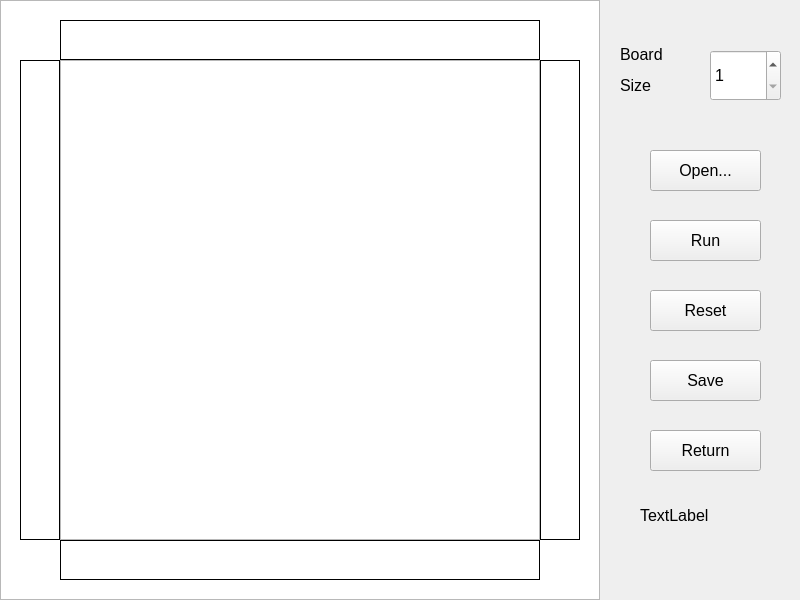
<?xml version="1.0" encoding="UTF-8"?>
<ui version="4.0">
 <class>Piramidy</class>
 <widget class="QMainWindow" name="Piramidy">
  <property name="geometry">
   <rect>
    <x>0</x>
    <y>0</y>
    <width>800</width>
    <height>600</height>
   </rect>
  </property>
  <property name="sizePolicy">
   <sizepolicy hsizetype="Fixed" vsizetype="Fixed">
    <horstretch>0</horstretch>
    <verstretch>0</verstretch>
   </sizepolicy>
  </property>
  <property name="minimumSize">
   <size>
    <width>800</width>
    <height>600</height>
   </size>
  </property>
  <property name="maximumSize">
   <size>
    <width>800</width>
    <height>600</height>
   </size>
  </property>
  <property name="font">
   <font>
    <pointsize>12</pointsize>
    <weight>50</weight>
    <bold>false</bold>
   </font>
  </property>
  <property name="windowTitle">
   <string>MainWindow</string>
  </property>
  <property name="autoFillBackground">
   <bool>false</bool>
  </property>
  <property name="iconSize">
   <size>
    <width>30</width>
    <height>30</height>
   </size>
  </property>
  <widget class="QWidget" name="centralwidget">
   <property name="minimumSize">
    <size>
     <width>800</width>
     <height>600</height>
    </size>
   </property>
   <property name="maximumSize">
    <size>
     <width>800</width>
     <height>600</height>
    </size>
   </property>
   <widget class="QStackedWidget" name="mainStack">
    <property name="geometry">
     <rect>
      <x>0</x>
      <y>0</y>
      <width>800</width>
      <height>600</height>
     </rect>
    </property>
    <property name="minimumSize">
     <size>
      <width>800</width>
      <height>600</height>
     </size>
    </property>
    <property name="maximumSize">
     <size>
      <width>800</width>
      <height>600</height>
     </size>
    </property>
    <property name="currentIndex">
     <number>1</number>
    </property>
    <widget class="QWidget" name="home">
     <property name="minimumSize">
      <size>
       <width>800</width>
       <height>600</height>
      </size>
     </property>
     <property name="maximumSize">
      <size>
       <width>800</width>
       <height>600</height>
      </size>
     </property>
     <widget class="QPushButton" name="exit_btn">
      <property name="geometry">
       <rect>
        <x>325</x>
        <y>475</y>
        <width>150</width>
        <height>50</height>
       </rect>
      </property>
      <property name="text">
       <string>Exit</string>
      </property>
     </widget>
     <widget class="QPushButton" name="about_btn">
      <property name="geometry">
       <rect>
        <x>325</x>
        <y>395</y>
        <width>150</width>
        <height>50</height>
       </rect>
      </property>
      <property name="text">
       <string>About</string>
      </property>
     </widget>
     <widget class="QPushButton" name="start_btn">
      <property name="geometry">
       <rect>
        <x>325</x>
        <y>235</y>
        <width>150</width>
        <height>50</height>
       </rect>
      </property>
      <property name="text">
       <string>Start</string>
      </property>
     </widget>
     <widget class="QLabel" name="prog_name">
      <property name="geometry">
       <rect>
        <x>80</x>
        <y>75</y>
        <width>641</width>
        <height>120</height>
       </rect>
      </property>
      <property name="font">
       <font>
        <pointsize>30</pointsize>
        <weight>75</weight>
        <bold>true</bold>
       </font>
      </property>
      <property name="text">
       <string>Where to put those pyramids?</string>
      </property>
      <property name="alignment">
       <set>Qt::AlignCenter</set>
      </property>
     </widget>
     <widget class="QPushButton" name="help_btn">
      <property name="geometry">
       <rect>
        <x>325</x>
        <y>315</y>
        <width>150</width>
        <height>50</height>
       </rect>
      </property>
      <property name="text">
       <string>Help</string>
      </property>
     </widget>
    </widget>
    <widget class="QWidget" name="solve">
     <widget class="QTableView" name="tableView">
      <property name="geometry">
       <rect>
        <x>0</x>
        <y>0</y>
        <width>600</width>
        <height>600</height>
       </rect>
      </property>
     </widget>
     <widget class="QTableWidget" name="ansTable">
      <property name="geometry">
       <rect>
        <x>60</x>
        <y>60</y>
        <width>480</width>
        <height>480</height>
       </rect>
      </property>
      <property name="focusPolicy">
       <enum>Qt::NoFocus</enum>
      </property>
      <property name="frameShape">
       <enum>QFrame::StyledPanel</enum>
      </property>
      <property name="frameShadow">
       <enum>QFrame::Plain</enum>
      </property>
      <property name="lineWidth">
       <number>2</number>
      </property>
      <property name="verticalScrollBarPolicy">
       <enum>Qt::ScrollBarAlwaysOff</enum>
      </property>
      <property name="horizontalScrollBarPolicy">
       <enum>Qt::ScrollBarAlwaysOff</enum>
      </property>
      <property name="sizeAdjustPolicy">
       <enum>QAbstractScrollArea::AdjustToContents</enum>
      </property>
      <property name="editTriggers">
       <set>QAbstractItemView::NoEditTriggers</set>
      </property>
      <property name="rowCount">
       <number>1</number>
      </property>
      <property name="columnCount">
       <number>1</number>
      </property>
      <attribute name="horizontalHeaderVisible">
       <bool>false</bool>
      </attribute>
      <attribute name="horizontalHeaderCascadingSectionResizes">
       <bool>false</bool>
      </attribute>
      <attribute name="horizontalHeaderMinimumSectionSize">
       <number>0</number>
      </attribute>
      <attribute name="horizontalHeaderDefaultSectionSize">
       <number>480</number>
      </attribute>
      <attribute name="horizontalHeaderShowSortIndicator" stdset="0">
       <bool>false</bool>
      </attribute>
      <attribute name="horizontalHeaderStretchLastSection">
       <bool>false</bool>
      </attribute>
      <attribute name="verticalHeaderVisible">
       <bool>false</bool>
      </attribute>
      <attribute name="verticalHeaderMinimumSectionSize">
       <number>0</number>
      </attribute>
      <attribute name="verticalHeaderDefaultSectionSize">
       <number>480</number>
      </attribute>
      <attribute name="verticalHeaderStretchLastSection">
       <bool>false</bool>
      </attribute>
      <row/>
      <column/>
     </widget>
     <widget class="QTableWidget" name="hintRight">
      <property name="geometry">
       <rect>
        <x>20</x>
        <y>60</y>
        <width>40</width>
        <height>480</height>
       </rect>
      </property>
      <property name="focusPolicy">
       <enum>Qt::ClickFocus</enum>
      </property>
      <property name="inputMethodHints">
       <set>Qt::ImhDigitsOnly|Qt::ImhFormattedNumbersOnly|Qt::ImhPreferNumbers</set>
      </property>
      <property name="frameShape">
       <enum>QFrame::Box</enum>
      </property>
      <property name="frameShadow">
       <enum>QFrame::Plain</enum>
      </property>
      <property name="lineWidth">
       <number>1</number>
      </property>
      <property name="verticalScrollBarPolicy">
       <enum>Qt::ScrollBarAlwaysOff</enum>
      </property>
      <property name="horizontalScrollBarPolicy">
       <enum>Qt::ScrollBarAlwaysOff</enum>
      </property>
      <property name="sizeAdjustPolicy">
       <enum>QAbstractScrollArea::AdjustToContentsOnFirstShow</enum>
      </property>
      <property name="autoScroll">
       <bool>false</bool>
      </property>
      <property name="editTriggers">
       <set>QAbstractItemView::AnyKeyPressed|QAbstractItemView::DoubleClicked|QAbstractItemView::EditKeyPressed|QAbstractItemView::SelectedClicked</set>
      </property>
      <property name="textElideMode">
       <enum>Qt::ElideMiddle</enum>
      </property>
      <property name="rowCount">
       <number>1</number>
      </property>
      <property name="columnCount">
       <number>1</number>
      </property>
      <attribute name="horizontalHeaderVisible">
       <bool>false</bool>
      </attribute>
      <attribute name="horizontalHeaderMinimumSectionSize">
       <number>40</number>
      </attribute>
      <attribute name="horizontalHeaderDefaultSectionSize">
       <number>40</number>
      </attribute>
      <attribute name="horizontalHeaderStretchLastSection">
       <bool>false</bool>
      </attribute>
      <attribute name="verticalHeaderVisible">
       <bool>false</bool>
      </attribute>
      <attribute name="verticalHeaderMinimumSectionSize">
       <number>0</number>
      </attribute>
      <attribute name="verticalHeaderDefaultSectionSize">
       <number>480</number>
      </attribute>
      <attribute name="verticalHeaderStretchLastSection">
       <bool>false</bool>
      </attribute>
      <row/>
      <column/>
      <item row="0" column="0">
       <property name="textAlignment">
        <set>AlignCenter</set>
       </property>
      </item>
     </widget>
     <widget class="QTableWidget" name="hintTop">
      <property name="geometry">
       <rect>
        <x>60</x>
        <y>20</y>
        <width>480</width>
        <height>40</height>
       </rect>
      </property>
      <property name="focusPolicy">
       <enum>Qt::ClickFocus</enum>
      </property>
      <property name="acceptDrops">
       <bool>false</bool>
      </property>
      <property name="frameShape">
       <enum>QFrame::Box</enum>
      </property>
      <property name="frameShadow">
       <enum>QFrame::Plain</enum>
      </property>
      <property name="lineWidth">
       <number>1</number>
      </property>
      <property name="verticalScrollBarPolicy">
       <enum>Qt::ScrollBarAlwaysOff</enum>
      </property>
      <property name="horizontalScrollBarPolicy">
       <enum>Qt::ScrollBarAlwaysOff</enum>
      </property>
      <property name="sizeAdjustPolicy">
       <enum>QAbstractScrollArea::AdjustToContentsOnFirstShow</enum>
      </property>
      <property name="autoScroll">
       <bool>false</bool>
      </property>
      <property name="autoScrollMargin">
       <number>0</number>
      </property>
      <property name="editTriggers">
       <set>QAbstractItemView::AnyKeyPressed|QAbstractItemView::DoubleClicked|QAbstractItemView::EditKeyPressed|QAbstractItemView::SelectedClicked</set>
      </property>
      <property name="rowCount">
       <number>1</number>
      </property>
      <property name="columnCount">
       <number>1</number>
      </property>
      <attribute name="horizontalHeaderVisible">
       <bool>false</bool>
      </attribute>
      <attribute name="horizontalHeaderMinimumSectionSize">
       <number>0</number>
      </attribute>
      <attribute name="horizontalHeaderDefaultSectionSize">
       <number>480</number>
      </attribute>
      <attribute name="horizontalHeaderStretchLastSection">
       <bool>false</bool>
      </attribute>
      <attribute name="verticalHeaderVisible">
       <bool>false</bool>
      </attribute>
      <attribute name="verticalHeaderMinimumSectionSize">
       <number>40</number>
      </attribute>
      <attribute name="verticalHeaderDefaultSectionSize">
       <number>40</number>
      </attribute>
      <attribute name="verticalHeaderStretchLastSection">
       <bool>false</bool>
      </attribute>
      <row/>
      <column/>
      <item row="0" column="0">
       <property name="textAlignment">
        <set>AlignCenter</set>
       </property>
      </item>
     </widget>
     <widget class="QTableWidget" name="hintBot">
      <property name="geometry">
       <rect>
        <x>60</x>
        <y>540</y>
        <width>480</width>
        <height>40</height>
       </rect>
      </property>
      <property name="focusPolicy">
       <enum>Qt::ClickFocus</enum>
      </property>
      <property name="frameShape">
       <enum>QFrame::Box</enum>
      </property>
      <property name="frameShadow">
       <enum>QFrame::Plain</enum>
      </property>
      <property name="lineWidth">
       <number>1</number>
      </property>
      <property name="verticalScrollBarPolicy">
       <enum>Qt::ScrollBarAlwaysOff</enum>
      </property>
      <property name="horizontalScrollBarPolicy">
       <enum>Qt::ScrollBarAlwaysOff</enum>
      </property>
      <property name="sizeAdjustPolicy">
       <enum>QAbstractScrollArea::AdjustToContentsOnFirstShow</enum>
      </property>
      <property name="editTriggers">
       <set>QAbstractItemView::AnyKeyPressed|QAbstractItemView::DoubleClicked|QAbstractItemView::EditKeyPressed|QAbstractItemView::SelectedClicked</set>
      </property>
      <property name="rowCount">
       <number>1</number>
      </property>
      <property name="columnCount">
       <number>1</number>
      </property>
      <attribute name="horizontalHeaderVisible">
       <bool>false</bool>
      </attribute>
      <attribute name="horizontalHeaderMinimumSectionSize">
       <number>0</number>
      </attribute>
      <attribute name="horizontalHeaderDefaultSectionSize">
       <number>480</number>
      </attribute>
      <attribute name="horizontalHeaderStretchLastSection">
       <bool>false</bool>
      </attribute>
      <attribute name="verticalHeaderVisible">
       <bool>false</bool>
      </attribute>
      <attribute name="verticalHeaderMinimumSectionSize">
       <number>40</number>
      </attribute>
      <attribute name="verticalHeaderDefaultSectionSize">
       <number>40</number>
      </attribute>
      <attribute name="verticalHeaderStretchLastSection">
       <bool>false</bool>
      </attribute>
      <row/>
      <column/>
      <item row="0" column="0">
       <property name="textAlignment">
        <set>AlignCenter</set>
       </property>
      </item>
     </widget>
     <widget class="QTableWidget" name="hintLeft">
      <property name="geometry">
       <rect>
        <x>540</x>
        <y>60</y>
        <width>40</width>
        <height>480</height>
       </rect>
      </property>
      <property name="focusPolicy">
       <enum>Qt::ClickFocus</enum>
      </property>
      <property name="frameShape">
       <enum>QFrame::Box</enum>
      </property>
      <property name="frameShadow">
       <enum>QFrame::Plain</enum>
      </property>
      <property name="lineWidth">
       <number>1</number>
      </property>
      <property name="verticalScrollBarPolicy">
       <enum>Qt::ScrollBarAlwaysOff</enum>
      </property>
      <property name="horizontalScrollBarPolicy">
       <enum>Qt::ScrollBarAlwaysOff</enum>
      </property>
      <property name="sizeAdjustPolicy">
       <enum>QAbstractScrollArea::AdjustToContentsOnFirstShow</enum>
      </property>
      <property name="autoScroll">
       <bool>false</bool>
      </property>
      <property name="editTriggers">
       <set>QAbstractItemView::AnyKeyPressed|QAbstractItemView::DoubleClicked|QAbstractItemView::EditKeyPressed|QAbstractItemView::SelectedClicked</set>
      </property>
      <property name="rowCount">
       <number>1</number>
      </property>
      <property name="columnCount">
       <number>1</number>
      </property>
      <attribute name="horizontalHeaderVisible">
       <bool>false</bool>
      </attribute>
      <attribute name="horizontalHeaderMinimumSectionSize">
       <number>40</number>
      </attribute>
      <attribute name="horizontalHeaderDefaultSectionSize">
       <number>40</number>
      </attribute>
      <attribute name="horizontalHeaderStretchLastSection">
       <bool>false</bool>
      </attribute>
      <attribute name="verticalHeaderVisible">
       <bool>false</bool>
      </attribute>
      <attribute name="verticalHeaderMinimumSectionSize">
       <number>0</number>
      </attribute>
      <attribute name="verticalHeaderDefaultSectionSize">
       <number>480</number>
      </attribute>
      <attribute name="verticalHeaderStretchLastSection">
       <bool>false</bool>
      </attribute>
      <row/>
      <column/>
      <item row="0" column="0">
       <property name="textAlignment">
        <set>AlignCenter</set>
       </property>
      </item>
     </widget>
     <widget class="QSpinBox" name="sizeBoard">
      <property name="geometry">
       <rect>
        <x>710</x>
        <y>50</y>
        <width>71</width>
        <height>51</height>
       </rect>
      </property>
      <property name="minimum">
       <number>1</number>
      </property>
      <property name="maximum">
       <number>20</number>
      </property>
     </widget>
     <widget class="QPushButton" name="reset_btn">
      <property name="geometry">
       <rect>
        <x>650</x>
        <y>290</y>
        <width>111</width>
        <height>41</height>
       </rect>
      </property>
      <property name="text">
       <string>Reset</string>
      </property>
     </widget>
     <widget class="QPushButton" name="run_btn">
      <property name="geometry">
       <rect>
        <x>650</x>
        <y>220</y>
        <width>111</width>
        <height>41</height>
       </rect>
      </property>
      <property name="text">
       <string>Run</string>
      </property>
     </widget>
     <widget class="QPushButton" name="returnS_btn">
      <property name="geometry">
       <rect>
        <x>650</x>
        <y>430</y>
        <width>111</width>
        <height>41</height>
       </rect>
      </property>
      <property name="text">
       <string>Return</string>
      </property>
     </widget>
     <widget class="QLabel" name="label_size">
      <property name="geometry">
       <rect>
        <x>620</x>
        <y>40</y>
        <width>81</width>
        <height>61</height>
       </rect>
      </property>
      <property name="lineWidth">
       <number>1</number>
      </property>
      <property name="text">
       <string>&lt;html&gt;&lt;head/&gt;&lt;body&gt;&lt;p&gt;Board&lt;/p&gt;&lt;p&gt;Size&lt;/p&gt;&lt;/body&gt;&lt;/html&gt;</string>
      </property>
     </widget>
     <widget class="QPushButton" name="openf_btn">
      <property name="geometry">
       <rect>
        <x>650</x>
        <y>150</y>
        <width>111</width>
        <height>41</height>
       </rect>
      </property>
      <property name="text">
       <string>Open...</string>
      </property>
     </widget>
     <widget class="QPushButton" name="save_btn">
      <property name="geometry">
       <rect>
        <x>650</x>
        <y>360</y>
        <width>111</width>
        <height>41</height>
       </rect>
      </property>
      <property name="text">
       <string>Save</string>
      </property>
     </widget>
     <widget class="QLabel" name="debug">
      <property name="geometry">
       <rect>
        <x>640</x>
        <y>490</y>
        <width>111</width>
        <height>51</height>
       </rect>
      </property>
      <property name="text">
       <string>TextLabel</string>
      </property>
     </widget>
    </widget>
    <widget class="QWidget" name="help">
     <widget class="QPushButton" name="returnH_btn">
      <property name="geometry">
       <rect>
        <x>630</x>
        <y>530</y>
        <width>141</width>
        <height>41</height>
       </rect>
      </property>
      <property name="text">
       <string>Return</string>
      </property>
     </widget>
     <widget class="QLabel" name="label_2">
      <property name="geometry">
       <rect>
        <x>160</x>
        <y>100</y>
        <width>531</width>
        <height>91</height>
       </rect>
      </property>
      <property name="font">
       <font>
        <pointsize>30</pointsize>
        <weight>75</weight>
        <bold>true</bold>
       </font>
      </property>
      <property name="text">
       <string>How to use this program?</string>
      </property>
     </widget>
    </widget>
    <widget class="QWidget" name="about">
     <widget class="QPushButton" name="returnA_btn">
      <property name="geometry">
       <rect>
        <x>630</x>
        <y>530</y>
        <width>141</width>
        <height>41</height>
       </rect>
      </property>
      <property name="text">
       <string>Return</string>
      </property>
     </widget>
     <widget class="QLabel" name="label_3">
      <property name="geometry">
       <rect>
        <x>300</x>
        <y>70</y>
        <width>201</width>
        <height>91</height>
       </rect>
      </property>
      <property name="font">
       <font>
        <pointsize>30</pointsize>
        <weight>75</weight>
        <bold>true</bold>
       </font>
      </property>
      <property name="text">
       <string>About Me</string>
      </property>
     </widget>
     <widget class="QTextBrowser" name="textBrowser">
      <property name="geometry">
       <rect>
        <x>210</x>
        <y>190</y>
        <width>381</width>
        <height>192</height>
       </rect>
      </property>
      <property name="html">
       <string>&lt;!DOCTYPE HTML PUBLIC &quot;-//W3C//DTD HTML 4.0//EN&quot; &quot;http://www.w3.org/TR/REC-html40/strict.dtd&quot;&gt;
&lt;html&gt;&lt;head&gt;&lt;meta name=&quot;qrichtext&quot; content=&quot;1&quot; /&gt;&lt;style type=&quot;text/css&quot;&gt;
p, li { white-space: pre-wrap; }
&lt;/style&gt;&lt;/head&gt;&lt;body style=&quot; font-family:'MS Shell Dlg 2'; font-size:12pt; font-weight:400; font-style:normal;&quot;&gt;
&lt;p align=&quot;center&quot; style=&quot; margin-top:0px; margin-bottom:0px; margin-left:0px; margin-right:0px; -qt-block-indent:0; text-indent:0px;&quot;&gt;PIPR Project Z22 - Piramidy&lt;/p&gt;
&lt;p align=&quot;center&quot; style=&quot; margin-top:0px; margin-bottom:0px; margin-left:0px; margin-right:0px; -qt-block-indent:0; text-indent:0px;&quot;&gt;20/01/2023&lt;/p&gt;
&lt;p align=&quot;center&quot; style=&quot;-qt-paragraph-type:empty; margin-top:0px; margin-bottom:0px; margin-left:0px; margin-right:0px; -qt-block-indent:0; text-indent:0px;&quot;&gt;&lt;br /&gt;&lt;/p&gt;
&lt;p style=&quot; margin-top:0px; margin-bottom:0px; margin-left:0px; margin-right:0px; -qt-block-indent:0; text-indent:0px;&quot;&gt;Created by: Binh Vuong Le Duc - 330097&lt;/p&gt;
&lt;p style=&quot; margin-top:0px; margin-bottom:0px; margin-left:0px; margin-right:0px; -qt-block-indent:0; text-indent:0px;&quot;&gt;Instructor: Wojciech Bogumił Masarczyk&lt;/p&gt;
&lt;p style=&quot;-qt-paragraph-type:empty; margin-top:0px; margin-bottom:0px; margin-left:0px; margin-right:0px; -qt-block-indent:0; text-indent:0px;&quot;&gt;&lt;br /&gt;&lt;/p&gt;
&lt;p style=&quot;-qt-paragraph-type:empty; margin-top:0px; margin-bottom:0px; margin-left:0px; margin-right:0px; -qt-block-indent:0; text-indent:0px;&quot;&gt;&lt;br /&gt;&lt;/p&gt;&lt;/body&gt;&lt;/html&gt;</string>
      </property>
     </widget>
    </widget>
   </widget>
  </widget>
  <action name="actionOpen">
   <property name="text">
    <string>Open</string>
   </property>
  </action>
 </widget>
 <tabstops>
  <tabstop>tableView</tabstop>
  <tabstop>help_btn</tabstop>
  <tabstop>start_btn</tabstop>
  <tabstop>about_btn</tabstop>
  <tabstop>exit_btn</tabstop>
 </tabstops>
 <resources/>
 <connections/>
</ui>
